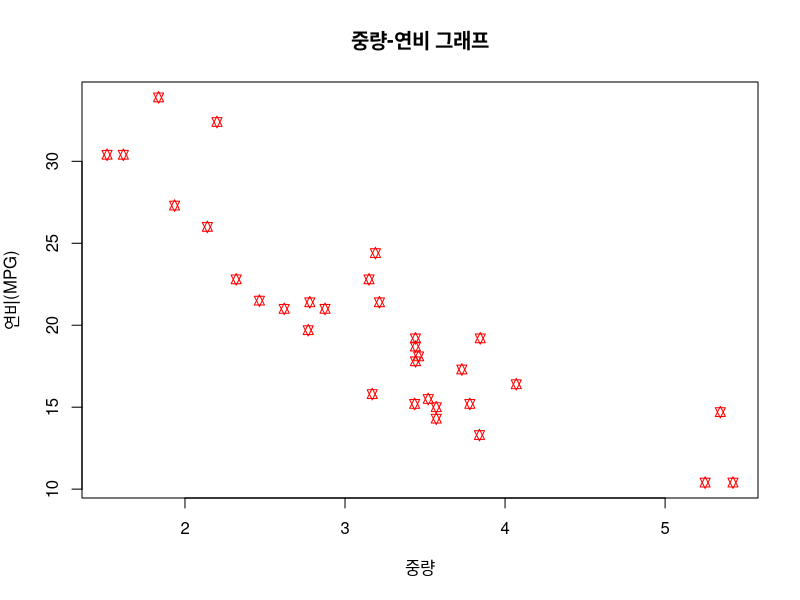
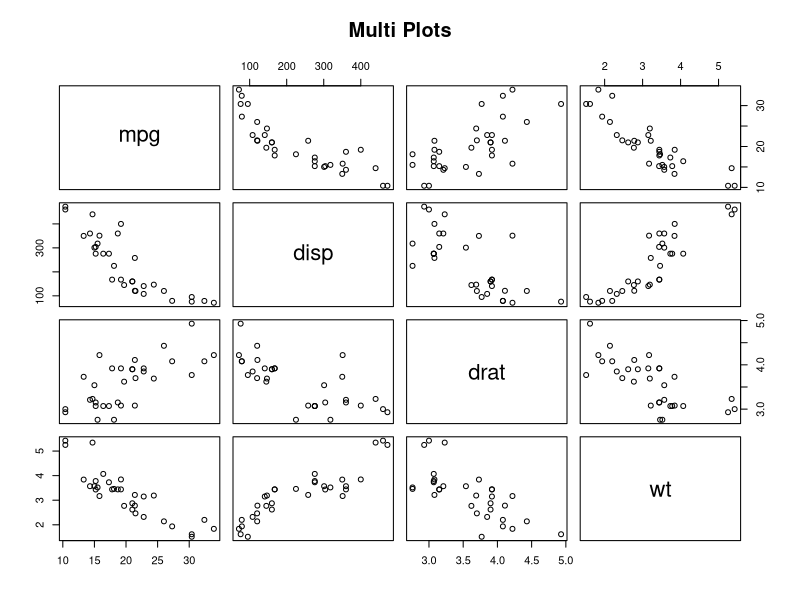
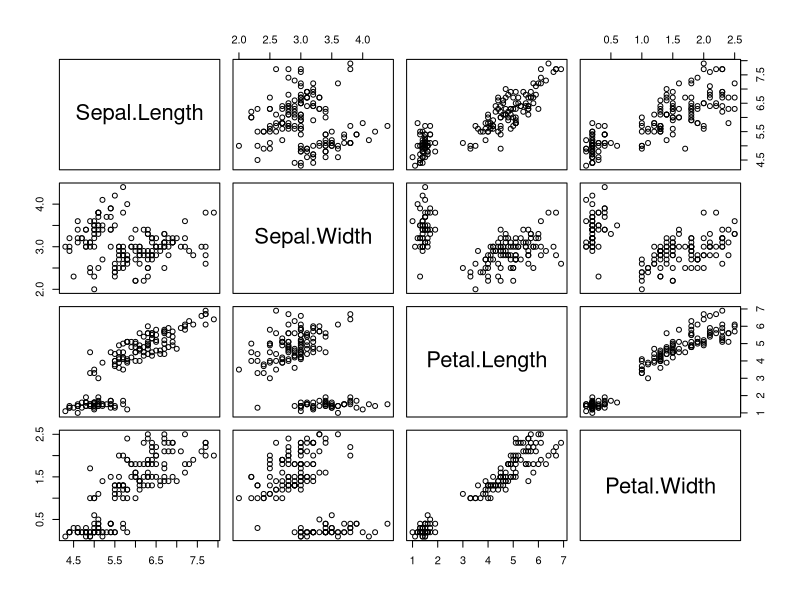
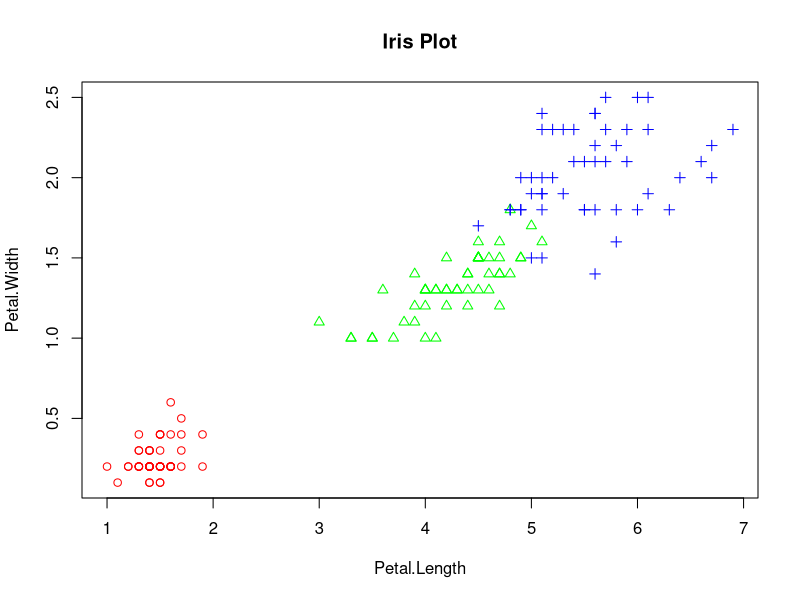
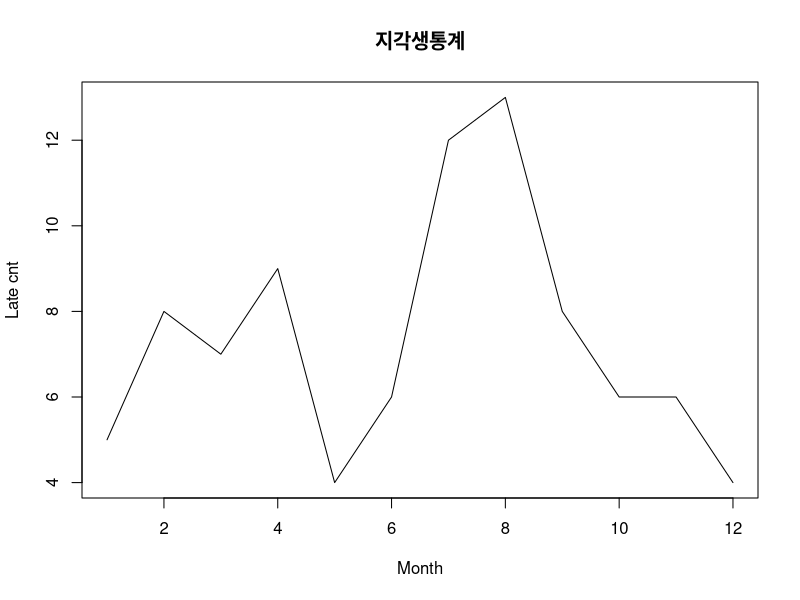
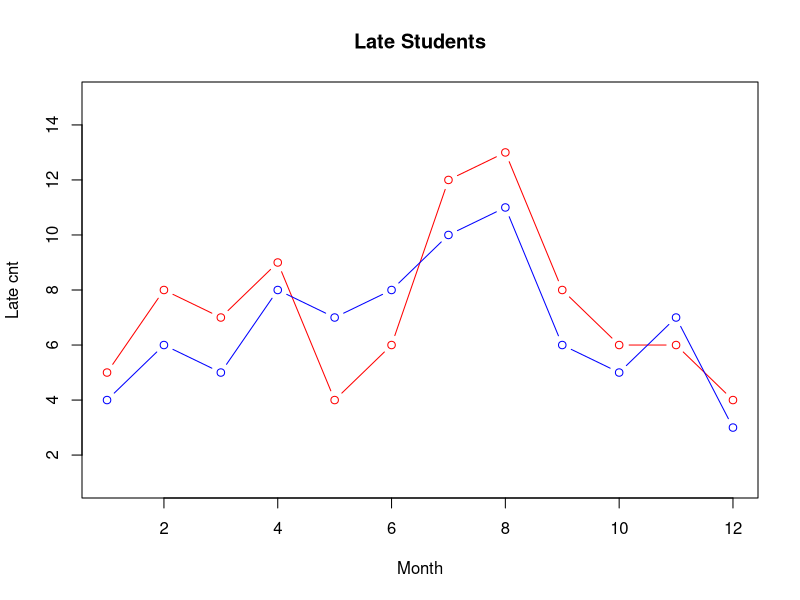
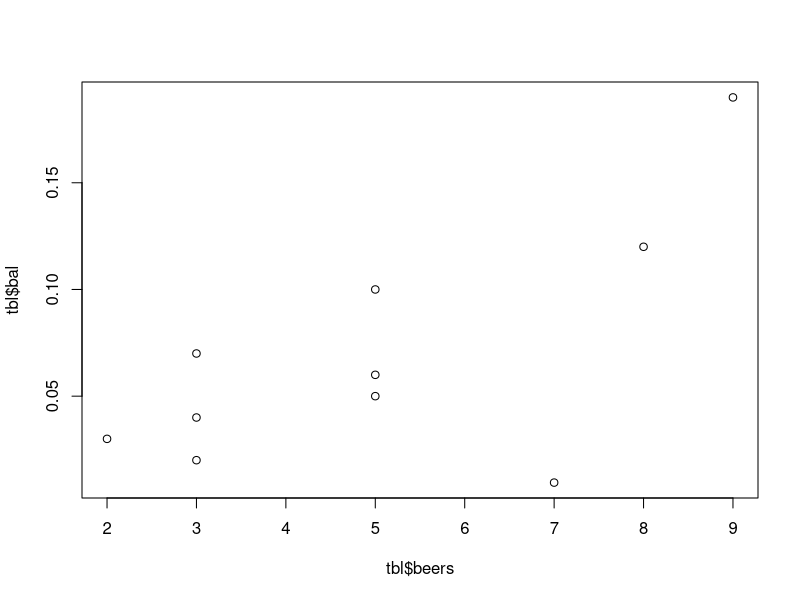
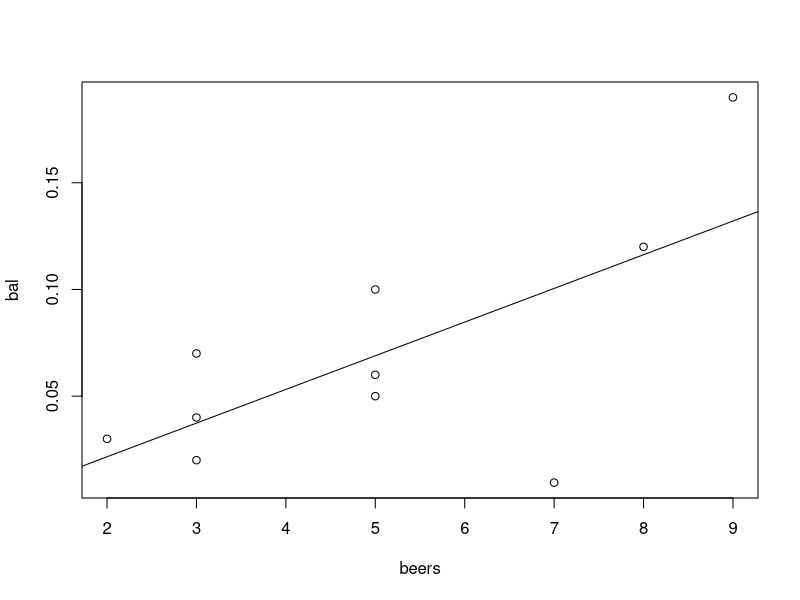

R code for these plots, in order: (Note: this script raises an error after producing the figures.)
head(mtcars,5)
wt <- mtcars$wt
mpg <- mtcars$mpg
wt
mpg

plot(wt,mpg,
     main='중량-연비 그래프',
     xlab='중량',
     ylab='연비(MPG)',
     col='red',
     pch=11)


## 여러 변수 사이의 산점도 : pairs()

library(ggplot2)

colnames(mtcars)
vars <- c('mpg','disp','drat','wt')
target <- mtcars[,vars]
target
head(target)

pairs(target,
      main='Multi Plots')


##iris 데이타셋으로 여러 변수 사이의 산점도 그리기
iris.2 <- iris[,3:4]
head(iris)
point <- as.numeric(iris$Species) #점의 모양
point
pairs(iris[,1:4])


##그룹 정보가 있는 두 변수의 산점도 : plot()

iris.2 <- iris[,3:4]
iris.2
head(iris.2)

str(iris$Species)  #structure
point <- as.numeric(iris$Species)
point

color <- c('red','green','blue')
plot(iris.2,
     main='Iris Plot',
     pch=c(point),
     col=color[point])

##그래프 해석
##-그룹의 정보 시각화
##- 두 변수간의 관계 시각화

month <- 1:12
late=c(5,8,7,9,4,6,12,13,8,6,6,4)
late

#선 그래프 그리기

plot(month,
     late,
     main='지각생통계',
     type='l', #그래프의 종류 선택(알파벳)
     lty=1, #선의 종류 (line type)
     lwt=1, #선의 굵기(line width)
     xlab='Month',
     ylab='Late cnt'
     )


##복수의 선 그래프 그리기
late2 <- c(4,6,5,8,7,8,10,11,6,5,7,3)

plot(month,
     late,
     main='Late Students',
     type='b',
     lty=1,
     col='red',
     xlab='Month',
     ylab='Late cnt',
     ylim=c(1,15))



lines(month,
      late2,
      type='b',
      col='blue')

#### 상관분석과 상관계수

### 음주정도와 혈중알콩농도에 대한 상관분석

beers <- c(5,2,9,8,3,7,3,5,3,5)
length(beers)
bal <- c(0.1,0.03,0.19,0.12,0.04,0.0095,0.07,0.06,0.02,0.05)
length(bal)

### 데이터 프레임 형성

tbl <- data.frame(beers,bal)
tbl

### 두 변수 산의 산점도
plot(tbl$beers,tbl$bal)

### 공분산 계산 (공분산이란? <- )

cov(tbl)
cov(beers,bal)


##상관계수 계산
cor(tbl)
cor(beers,bal)

##회귀식 도출 (상관계수에서 상관관계를 발견했을때만!)
##회귀는 무조건 둘다 연속적인 데이터!

res <- lm(bal~beers, data=tbl)
res  ##(y=ax+b 에서, Intercept = b, beers = a )
summary(res)


##회귀선 그리기
plot(bal~beers, data=tbl)
abline(res)

##결정계수 구하기
anova(res)
#sum sq 열에서 설명 한 것! (0.1012450) + 설명 못한것 (0.0.14499) 더해서 분모로, 그리고 분자에 설명한것 !
0.012450/(0.012450+0.014499)

###iris 4개 변수 간 상관성 분석

cor(iris[,1:4])
cor(iris$Petal.Length, iris$Petal.Width)


###보스턴 주택 가격 예측

install.packages('mlbench')
library(mlbench)

data('BostonHousing')  ##메모리에 올려주는것
data
head('BostonHousing')
dim(BostonHousing)
str(BostonHousing)


##관심있는 5개 컬럼만 추출하여 데이터 프레임 생성

myds <- BostonHousing[,c('crim','rm','dis','tax','medv')]
head(myds)


## grp 파생변수 추가

##주택가격 myds$medv 값에 따라 그룹 분류

summary(myds$medv)

grp <- c()
for (i in 1:nrow(myds)){
    if (myds$medv[i]>=25.0){
        grp[i] <- 'H'
    }else if (myds$medv[i]<=17.0){
        grp[i] <- 'L'
    }else{
        grp[i] <- 'M'
    }
}

grp
class(grp)

##문자벡터를 팩터 타입으로 변경 (왜? 숫자 세기 위해)
grp <- factor(grp)
str(grp)
grp <- factor(grp, levels=c('H','M','L')) #레벨의 순서 변경
grp


#myds 데이타프레임에 새로 생성한 grp 컬럼추가

myds <- data.frame(myds,grp)

## (3) Add new column
## ( 데이타셋 형태와 기본적인 내용 파악)

str(myds)
head(myds)


# 주택 가격 그룹별 분포 파악(개수세기)
table(myds$grp)

##histogram
#( 히스토그램에 의한 관측값의 분포 확인)

par(mfrow=c(2,3))  ##2x3 가상화면 분할할
for ( i in 1:5){
    hist(myds[,i], main=colnames(myds)[i],col='yellow')
}
par(mfrow=c(1,1))

par(mfrow=c(2,3))  ##2x3 가상화면 분할할
for ( i in 1:5){
    boxplot(myds[,i], main=colnames(myds)[i],col='yellow')
}
par(mfrow=c(1,1))

##6) boxplot by group
#(그룹과 관측값 분포의 확인)
boxplot(myds$crim,main='1인당 범죄율')

boxplot(myds$crim~myds$grp, main='1인당 범죄율율')
boxplot(myds$rm~myds$grp, main='방의수')
boxplot(myds$dis~myds$grp, main='직업센터까지의 거리리')
boxplot(myds$tax~myds$grp, main='재산세')


#scatter plot (다중 산점도를 통한 변수 간 상관관계의 확인)

pairs(myds[,-c(5,6)])
myds
#8) scatter plot with group
#(그룹정보를 포함한 변수 간 상관관계 확인)

point <- as.integer(myds$grp) #점의 모양 지정
color <- c('red','green','blue') #색 지정
pairs(myds[,-6],pch=point, col=color[point])



##(9) correlation coefficient (변수 간 상관계수 확인)

cor(myds[,-6])
cor(myds$rm,myds$medv)

##상관계수 시각화
#psych 패키치 설치 및 로드
# install.packages('psych')
library(psych)

pairs.panels(myds[,-6])

#(10) 선형 회귀 분석

lm <- lm(medv~rm, data=myds)
summary(lm)         

#(11) 다중 회귀 분석

colnames(myds)
lm <- lm(medv~crim+rm+dis+tax,data=myds)
summary(lm)

##dis 가 관계가 없으므로 삭제!
lm <- lm(medv~crim+rm+tax,data=myds)
summary(lm)


###plot
plot(medv~rm, data=myds)
abline(lm)

#예측 : rm=12 일 경우
medv = -34.671 + 9.102 *12
medv

#신뢰구간
confint(lm)

#잔차 확인
plot(lm)  #(Q-Q plot이 일직선에 가까워야함!)

par(mfrow=c(2,2))
plot(lm)
par(mfrow=c(1,1))

myds$rm

##여러 개 예측하기

df <- data.frame(rm=c(5,6,7))
predict(lm,df)
